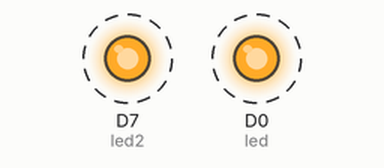
The sketch below on a simulated ESP8266 (NodeMCU). Parts: output pins drawn as LEDs (lit = HIGH). Dashed ring = blinking.

Above: at 0.5 s.
Timing chart, 0 to 4.6 s (numbered marks = the images above):
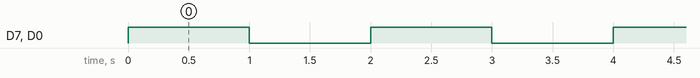

The sketch:

blink-an-led.ino
```cpp
// Define the pins we're going to call pinMode on
int led = D0;  // You'll need to wire an LED to this one to see it blink.
int led2 = D7; // This one is the built-in tiny one to the right of the USB jack

// This routine runs only once upon reset
void setup() {
  // Initialize D0 + D7 pin as output
  // It's important you do this here, inside the setup() function rather than outside it or in the loop function.
  pinMode(led, OUTPUT);
  pinMode(led2, OUTPUT);
}

// This routine gets called repeatedly, like once every 5-15 milliseconds.
// Spark firmware interleaves background CPU activity associated with WiFi + Cloud activity with your code.
// Make sure none of your code delays or blocks for too long (like more than 5 seconds), or weird things can happen.
void loop() {
  digitalWrite(led, HIGH);   // Turn ON the LED pins
  digitalWrite(led2, HIGH);
  delay(1000);               // Wait for 1000mS = 1 second
  digitalWrite(led, LOW);    // Turn OFF the LED pins
  digitalWrite(led2, LOW);
  delay(1000);               // Wait for 1 second in off mode
}
```

Measured:
- by itself, D7 (led2), D0 (led): alternates HIGH for 1.0 s and LOW for 1.0 s
